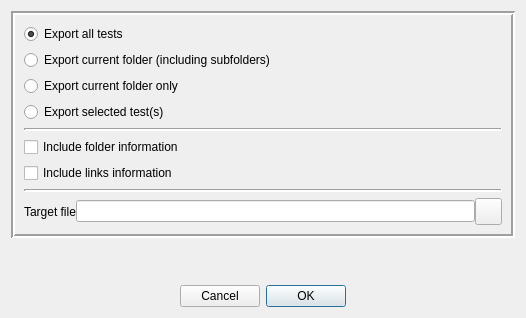
<?xml version="1.0" encoding="UTF-8"?>
<ui version="4.0">
 <class>ExportToTxtDlg</class>
 <widget class="QDialog" name="ExportToTxtDlg">
  <property name="geometry">
   <rect>
    <x>0</x>
    <y>0</y>
    <width>526</width>
    <height>318</height>
   </rect>
  </property>
  <property name="windowTitle">
   <string>Export to text file</string>
  </property>
  <property name="windowIcon">
   <iconset resource="../qHostMonitor.qrc">
    <normaloff>:/img/export.png</normaloff>:/img/export.png</iconset>
  </property>
  <layout class="QVBoxLayout" name="verticalLayout_2">
   <item>
    <widget class="QFrame" name="frame">
     <property name="frameShape">
      <enum>QFrame::Box</enum>
     </property>
     <property name="frameShadow">
      <enum>QFrame::Sunken</enum>
     </property>
     <property name="lineWidth">
      <number>2</number>
     </property>
     <layout class="QVBoxLayout" name="verticalLayout">
      <item>
       <widget class="QRadioButton" name="rbtnAllTests">
        <property name="text">
         <string>Export all tests</string>
        </property>
        <property name="checked">
         <bool>true</bool>
        </property>
       </widget>
      </item>
      <item>
       <widget class="QRadioButton" name="rbtnFolderWithSubs">
        <property name="text">
         <string>Export current folder (including subfolders)</string>
        </property>
       </widget>
      </item>
      <item>
       <widget class="QRadioButton" name="rbtnFolderOnly">
        <property name="text">
         <string>Export current folder only</string>
        </property>
       </widget>
      </item>
      <item>
       <widget class="QRadioButton" name="rbtnTestsSelected">
        <property name="text">
         <string>Export selected test(s)</string>
        </property>
       </widget>
      </item>
      <item>
       <widget class="Line" name="line">
        <property name="lineWidth">
         <number>2</number>
        </property>
        <property name="orientation">
         <enum>Qt::Horizontal</enum>
        </property>
       </widget>
      </item>
      <item>
       <widget class="QCheckBox" name="chbxIncludeFolder">
        <property name="text">
         <string>Include folder information</string>
        </property>
       </widget>
      </item>
      <item>
       <widget class="QCheckBox" name="chbxIncludeLinks">
        <property name="text">
         <string>Include links information</string>
        </property>
       </widget>
      </item>
      <item>
       <widget class="Line" name="line_2">
        <property name="lineWidth">
         <number>2</number>
        </property>
        <property name="orientation">
         <enum>Qt::Horizontal</enum>
        </property>
       </widget>
      </item>
      <item>
       <layout class="QHBoxLayout" name="horizontalLayout">
        <property name="spacing">
         <number>0</number>
        </property>
        <item>
         <widget class="QLabel" name="lblTargetFile">
          <property name="text">
           <string>Target file</string>
          </property>
          <property name="margin">
           <number>10</number>
          </property>
          <property name="buddy">
           <cstring>editTargetFile</cstring>
          </property>
         </widget>
        </item>
        <item>
         <widget class="QLineEdit" name="editTargetFile"/>
        </item>
        <item>
         <widget class="QPushButton" name="btnTargerFile">
          <property name="minimumSize">
           <size>
            <width>27</width>
            <height>27</height>
           </size>
          </property>
          <property name="maximumSize">
           <size>
            <width>27</width>
            <height>27</height>
           </size>
          </property>
          <property name="text">
           <string/>
          </property>
          <property name="icon">
           <iconset resource="../qHostMonitor.qrc">
            <normaloff>:/img/open.png</normaloff>:/img/open.png</iconset>
          </property>
         </widget>
        </item>
       </layout>
      </item>
     </layout>
    </widget>
   </item>
   <item>
    <spacer name="verticalSpacer">
     <property name="orientation">
      <enum>Qt::Vertical</enum>
     </property>
     <property name="sizeHint" stdset="0">
      <size>
       <width>20</width>
       <height>40</height>
      </size>
     </property>
    </spacer>
   </item>
   <item>
    <widget class="QDialogButtonBox" name="buttonBox">
     <property name="layoutDirection">
      <enum>Qt::RightToLeft</enum>
     </property>
     <property name="orientation">
      <enum>Qt::Horizontal</enum>
     </property>
     <property name="standardButtons">
      <set>QDialogButtonBox::Cancel|QDialogButtonBox::Ok</set>
     </property>
     <property name="centerButtons">
      <bool>true</bool>
     </property>
    </widget>
   </item>
  </layout>
 </widget>
 <resources>
  <include location="../qHostMonitor.qrc"/>
  <include location="../qHostMonitor.qrc"/>
 </resources>
 <connections>
  <connection>
   <sender>buttonBox</sender>
   <signal>accepted()</signal>
   <receiver>ExportToTxtDlg</receiver>
   <slot>accept()</slot>
   <hints>
    <hint type="sourcelabel">
     <x>248</x>
     <y>254</y>
    </hint>
    <hint type="destinationlabel">
     <x>157</x>
     <y>274</y>
    </hint>
   </hints>
  </connection>
  <connection>
   <sender>buttonBox</sender>
   <signal>rejected()</signal>
   <receiver>ExportToTxtDlg</receiver>
   <slot>reject()</slot>
   <hints>
    <hint type="sourcelabel">
     <x>316</x>
     <y>260</y>
    </hint>
    <hint type="destinationlabel">
     <x>286</x>
     <y>274</y>
    </hint>
   </hints>
  </connection>
 </connections>
</ui>
